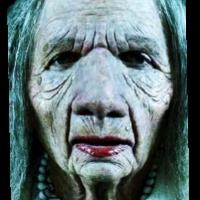
#> input picture UTKFace/110_1_3_20170110155139762.jpg.chip.jpg, 200 x 200 px; its folder holds only this picture in this run
$ python processUTKFace.py
#> lines starting #> are read from the running program, lines starting #| are printed output that depends on the picture
import cv2
import os
import matplotlib.pyplot as plt
import random

def create_chart(orig_path):
#> called with orig_path = 'UTKFace'
    chart = [0 for x in range(11)]
    file_list = os.listdir(orig_path)

    for f in file_list:
        split_f = f.split('_')
        index = int(split_f[0],10)
        if index >= 0 and index <= 2:
            index = 0 # use 0 to represent 0-2
        elif index >= 3 and index <= 12:
            index = 1 # use 1 to represent 3-12
        elif index >= 13 and index <= 19:
            index = 2 # use 2 to represent 13-19
        elif index >= 20 and index <= 29:
            index = 3 # use 3 to represent 20-29
        elif index >= 30 and index <= 39:
            index = 4 # use 4 to represent 30-39
        if index >= 40 and index <= 49:
            index = 5 # use 5 to represent 40-49
        elif index >= 50 and index <= 59:
            index = 6 # use 6 to represent 50-59
        elif index >= 60 and index <= 69:
            index = 7
        elif index >= 70 and index <= 79:
            index = 8
        elif index >= 80 and index <= 89:
            index = 9
        elif index >= 90:
            index = 10

        chart[index] += 1

    # # display number of image we have for each age
    # for i in range(len(chart)):
    #     print(i, ":", chart[i])
    return chart

def save_as_gray(file_name, index_string, data_type):
#> called with file_name = '110_1_3_20170110155139762.jpg.chip.jpg', index_string = '90+', data_type = 'train'
    orig_path = os.getcwd() + "/UTKFace/" + file_name
    image = cv2.imread(orig_path)
#> image is the input picture: shape (200, 200, 3); mean B, G, R 114.1, 112.2, 94.3
    image_gray = cv2.cvtColor(image, cv2.COLOR_BGR2GRAY)
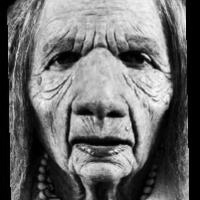
#> image_gray: shape (200, 200); min 0, max 252, mean 107.1
    resized_image = cv2.resize(image_gray, (128, 128))
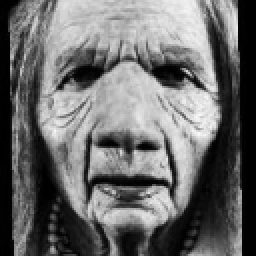
#> resized_image: shape (128, 128) (shown 2 times larger); min 0, max 249, mean 107

    new_path = os.getcwd() + "/new_UTKFace/" + data_type + "/" + index_string

    if not os.path.exists(new_path):
        os.makedirs(new_path)

    new_file_name = new_path + "/" + file_name
    cv2.imwrite(new_file_name, image_gray)

def split_data(image_list):
    random.shuffle(image_list) # ***it will randomly shuffle the list***
    new_path = os.getcwd() + "/new_UTKFace"
    chart = create_chart(orig_path) # total number of images for each age
    counter = [0 for x in range(11)] # count how many images we have processed for each age

    for f in image_list:
        split_f = f.split('_') # ['1', '0', '0', 'y.jpg']
        index = int(split_f[0],10) # convert to int with base 10

        split_f = f.split('_')
        index = int(split_f[0],10)
        if index >= 0 and index <= 2:
            index = 0 # use 0 to represent 0-2
            index_string = "0-2"
        elif index >= 3 and index <= 12:
            index = 1 # use 1 to represent 3-12
            index_string = "3-12"
        elif index >= 13 and index <= 19:
            index = 2 # use 2 to represent 13-19
            index_string = "13-19"
        elif index >= 20 and index <= 29:
            index = 3 # use 3 to represent 20-29
            index_string = "20-29"
        elif index >= 30 and index <= 39:
            index = 4 # use 4 to represent 30-39
            index_string = "30-39"
        if index >= 40 and index <= 49:
            index = 5 # use 5 to represent 40-49
            index_string = "40-49"
        elif index >= 50 and index <= 59:
            index = 6 # use 6 to represent 50-59
            index_string = "50-59"
        elif index >= 60 and index <= 69:
            index = 7
            index_string = "60-69"
        elif index >= 70 and index <= 79:
            index = 8
            index_string = "70-79"
        elif index >= 80 and index <= 89:
            index = 9
            index_string = "80-89"
        elif index >= 90:
            index = 10
            index_string = "90+"

        if counter[index] > (chart[index]*0.7) and counter[index] <= (chart[index]*0.85):
            save_as_gray(f, index_string, "validation")
        elif counter[index] > (chart[index]*0.85):
            save_as_gray(f, index_string, "test")
        else:
            save_as_gray(f, index_string, "train")

        counter[index] += 1


if __name__ == '__main__':

    orig_path = os.getcwd() + "/UTKFace"
    if not os.path.exists(orig_path):
        print("Cannot find the UTKFace folder. Please make sure it is in the current directory.")
        exit()

    new_path = os.getcwd() + "/new_UTKFace"
    print("Creating a new folder called new_UTKFace...")
    if os.path.exists(new_path):
        print("Please delete the new_UTKFace folder before proceeding.")
        exit()

    print("Creating directories...")
    os.makedirs(new_path)
    os.makedirs(new_path+"/train")
    os.makedirs(new_path+"/validation")
    os.makedirs(new_path+"/test")

    print("Separating files now...")
    image_list = os.listdir(orig_path)
    split_data(image_list)

    print("All done :) Please check the new_UTKFace folder.")

$ run again, on UTKFace/1_0_0_20170110213203795.jpg.chip.jpg
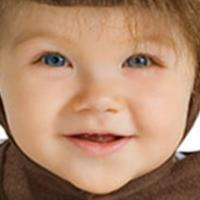
#> input picture UTKFace/1_0_0_20170110213203795.jpg.chip.jpg, 200 x 200 px
#> in save_as_gray, image is the input picture: shape (200, 200, 3); mean B, G, R 108.2, 135.9, 177
#> in save_as_gray, `image_gray = cv2.cvtColor(image, cv2.COLOR_BGR2GRAY)`:
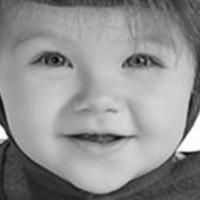
#> image_gray: shape (200, 200); min 7, max 255, mean 145.1

$ run again, on UTKFace/1_1_3_20161219224553880.jpg.chip.jpg
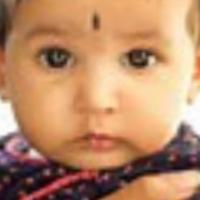
#> input picture UTKFace/1_1_3_20161219224553880.jpg.chip.jpg, 200 x 200 px
#> in save_as_gray, image is the input picture: shape (200, 200, 3); mean B, G, R 104.2, 139, 187.5
#> in save_as_gray, `image_gray = cv2.cvtColor(image, cv2.COLOR_BGR2GRAY)`:
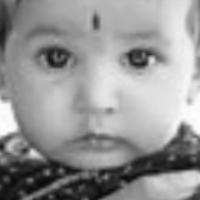
#> image_gray: shape (200, 200); min 6, max 255, mean 149.5
